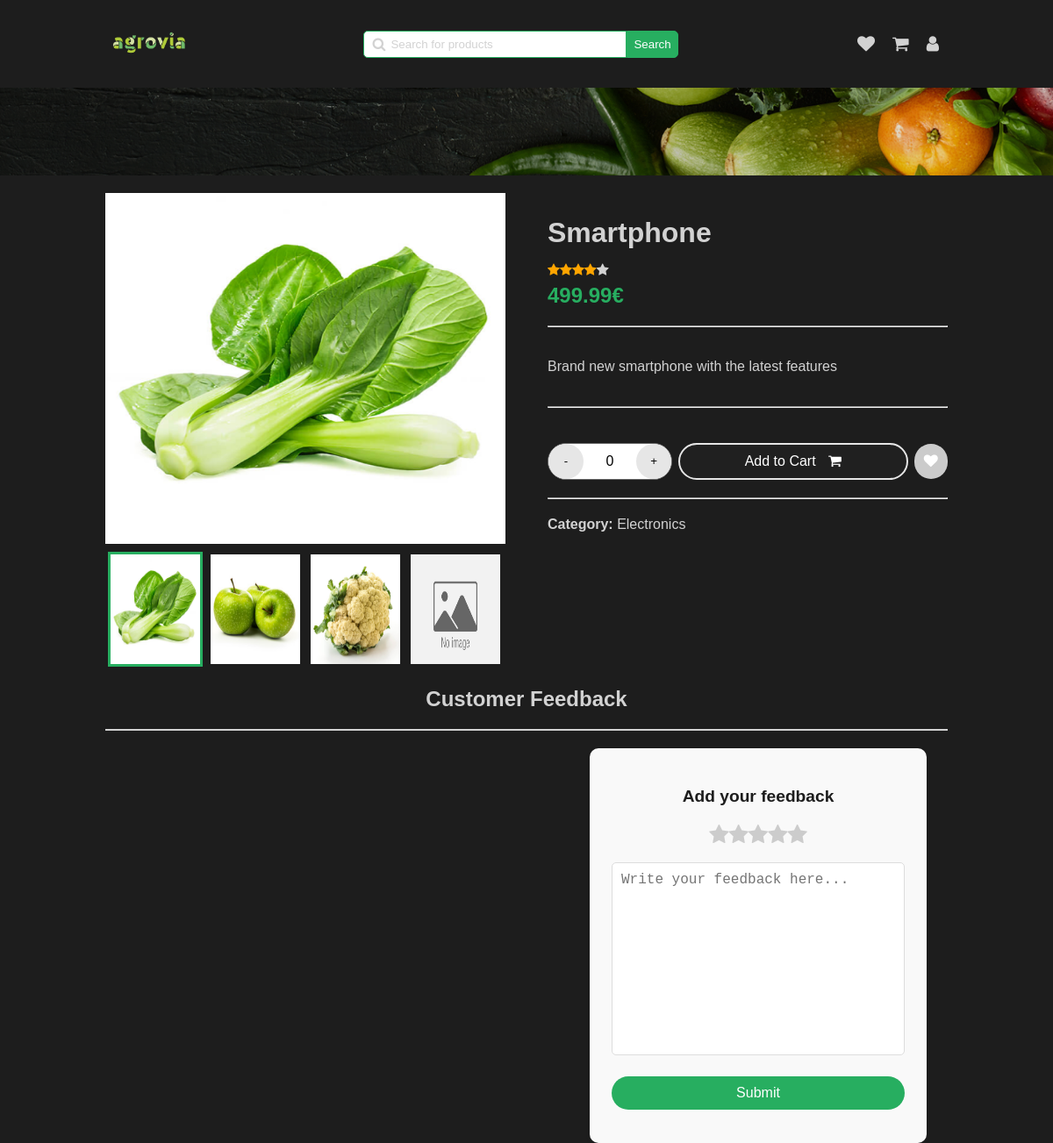
Screenshot of /pages/announce-view.php?id=1 (signed in) with the database file from the repository.
### tables this page shows
CREATE TABLE Announce (
  id INTEGER PRIMARY KEY,
  id_category INTEGER,
  image TEXT,
  title TEXT,
  description TEXT,
  price FLOAT,
  quantity INTEGER,
  rating INTEGER,
  out_of_stock BOOLEAN,
  FOREIGN KEY (id_category) REFERENCES Category(id)
);

CREATE TABLE Category (
  id INTEGER PRIMARY KEY,
  name TEXT
);

### pages/announce-view.php (the view, shortened to what this page needs)
<!DOCTYPE html>
<html lang="en">
<head>
    <link rel="stylesheet" href="../../styles/announce.css" onload="load_theme()">
    <link rel="stylesheet" href="../../styles/main-header.css">
    <link rel="stylesheet" href="../styles/alert.css">
    <link rel="stylesheet" href="https://cdnjs.cloudflare.com/ajax/libs/font-awesome/4.7.0/css/font-awesome.min.css">
</head>
<body>
    <header>
        <a href="../pages/home.php"><img src="../../assets/logo/agrovia-green.png" alt="logo"></a>
        <div class="search-bar">
            <span>
                <i class="fa fa-search"></i>
                <input type="text" name="search" id="search" placeholder="Search for products"
                    onkeydown="if(event.keyCode === 13) search()">
            </span>
            <button onclick="search()">Search</button>
        </div>
        <div class="user">
            <a href="../../pages/user/wishlist.html">
                <i class="fa fa-heart"></i>
            </a>
            <a href="../../pages/user/cart.html">
                <i class="fa fa-shopping-cart"></i>
            </a>
            <a href="../pages/dashboard.php">
                <i class="fa fa-user"></i>
            </a>
        </div>
    </header>
    <div class="separator-background"></div>
    <div class="main-container">
        <?php
        require "../php/announce.php";
        $announce = get_announce_by_id($_GET['id']);
        $category = get_announce_category($_GET['id']);
        $is_in_wishlist = is_announce_in_wish_list($_GET['id']);
        $is_in_cart = is_announce_in_cart($_GET['id']);
        ?>
        <section class="gallery">
        </section>
        <section class="quick-view">
            <div class="main-infos">
                <h1><?php echo $announce['title'] ?></h1>
                <div class="rating"><?php echo generate_star($announce['rating']) ?></div>
                <div class="price"><?php echo $announce['price'] ?>€</div>
            </div>
            <hr>
            <div class="description">
                <p><?php echo $announce['description'] ?></p>
            </div>
            <hr>
            <div class="actions">
                <div class="manage-quantity">
                    <button class="increment" onclick="decrement_quantity()">-</button>
                    <span id="count">0</span>
                    <button class="decrement" onclick="increment_quantity()">+</button>
                </div>
                <button class="cart" id="button-cart-id" style="<?php if ($is_in_cart)
                    echo "background-color: rgba(45, 45, 45, 0.20); border: 2px solid var(--light-stroke); " ?>"
                        onclick="add_cart_item_by_id(<?php echo $_GET['id'] ?>)">
                    Add to Cart
                    <i class="fa fa-shopping-cart"></i>
                </button>
                <button class="wish" onclick="add_wishlist_item(<?php echo $_GET['id'] ?>)">
                    <i class="fa fa-heart" id="<?php echo $_GET['id'] ?>-wish-icon" style="<?php if ($is_in_wishlist)
                           echo "color: var(--secondary);" ?>"></i>
                    </button>
                </div>
                <hr>
                <div class="category">
                    <span>
                        <strong>Category:</strong>
                    <?php echo "<span>" . $category['name'] . "</span>" ?>
                </span>
            </div>
        </section>
    </div>
    <h2 class="title-feedback">Customer Feedback</h2>
    <hr class="feedback-separator">
    <div class="customer-feedback">
        <section class="feedback-section">
        </section>
        <section class="add-feedback">
            <h3>Add your feedback</h3>
            <div class="rating-stars">
                <i class='fa fa-star'></i>
                <i class='fa fa-star'></i>
                <i class='fa fa-star'></i>
                <i class='fa fa-star'></i>
                <i class='fa fa-star'></i>
            </div>
            <textarea name="feedback" id="feedback" cols="30" rows="10"
                placeholder="Write your feedback here..."></textarea>
            <button onclick="submit_feedback()">Submit</button>
        </section>
    </div>
</body>
</html>

### styles/announce.css (style rules this page uses)
.main-container { display: flex; margin-top: 120px; width: 100%; justify-content: flex-start; }
img { max-width: 100%; vertical-align: top; }
.gallery { display: flex; width: 50%; position: relative; justify-content: center; }
@media screen and (min-width: 600px) { .gallery { padding-top: 400px; } }
.quick-view { margin-left: 5%; width: 50%; display: flex; flex-direction: column; }
.quick-view .main-infos { display: flex; flex-direction: column; }
.quick-view .main-infos h1 { font-size: 2rem; margin-bottom: 15px; }
.quick-view hr { margin: 20px 0; width: 100%; color: var(--text); }
.quick-view .price { font-size: 1.5rem; font-weight: 700; color: var(--secondary); }
.quick-view .actions { display: flex; justify-content: space-between; margin-top: 20px; align-items: center; }
.quick-view .actions .manage-quantity { display: flex; align-items: center; justify-content: space-between; background-color: var(--white); border-radius: 35px; width: 150px; border: 1px solid var(--gray); }
.quick-view .actions .manage-quantity button { padding: 12px; width: 40px; height: 40px; border-radius: 50%; border: none; cursor: pointer; background-color: var(--light-stroke); }
.quick-view .actions .manage-quantity span { width: 25px; text-align: center; border: none; background-color: transparent; color: black; }
.quick-view .actions .cart { background-color: var(--secondary); color: var(--white); padding: 10px 20px; border-radius: 35px; width: 60%; border: none; cursor: pointer; font-size: 1rem; margin: 0 7px; }
.quick-view .actions .cart i { margin-left: 10px; }
.quick-view .actions .wish { background-color: rgb(203, 203, 203); color: var(--white); border-radius: 35px; width: 40px; height: 40px; border: none; cursor: pointer; font-size: 1rem; }
.customer-feedback { display: flex; margin-top: 20px; width: 100%; }
h2.title-feedback { text-align: center; }
hr.feedback-separator { width: 100%; border: 1px solid var(--text); }
.customer-feedback .feedback-section { display: flex; flex-direction: column; margin-top: 20px; width: 55%; }
.customer-feedback .add-feedback { width: 40%; height: 450px; margin: 0 auto; padding: 25px; background-color: #f9f9f9; border-radius: 10px; box-shadow: 0 2px 5px rgba(0, 0, 0, 0.1); position: sticky; z-index: 1000; top: 25%; }
.customer-feedback .add-feedback h3 { text-align: center; font-size: 1.2rem; margin-bottom: 20px; color: var(--primary); }
.customer-feedback .add-feedback textarea { width: 100%; height: 55%; padding: 10px; font-size: 1rem; border: 1px solid #ddd; resize: none; border-radius: 5px; margin-bottom: 20px; }
.customer-feedback .add-feedback button { padding: 10px 20px; font-size: 1rem; background-color: var(--secondary); color: white; border: none; border-radius: 50px; cursor: pointer; transition: background-color 0.3s ease; width: 100%; }
.customer-feedback .add-feedback .rating-stars { display: flex; justify-content: center; margin-bottom: 20px; }
.customer-feedback .add-feedback .rating-stars .fa-star { font-size: 1.5rem; color: #ccc; transition: color 0.3s ease; cursor: pointer; }

### styles/main-header.css (style rules this page uses)
header { display: flex; justify-content: space-between; align-items: center; }
header a img { width: 100px; }
header .search-bar { display: flex; align-items: center; }
header .search-bar span { display: flex; align-items: center; position: relative; }
header .search-bar span i { position: absolute; left: 10px; color: var(--text); }
header .search-bar span input { padding: 7px; border: 1px solid var(--secondary); border-radius: 5px 0 0 5px; padding-left: 30px; min-width: 300px; }
header .search-bar span input::placeholder { color: var(--text); position: absolute; left: 30px; }
header .search-bar button { padding: 7px; border-radius: 0 5px 5px 0; background-color: var(--secondary); color: var(--white); border: 1px solid var(--secondary); cursor: pointer; }
header .user { display: flex; align-items: center; }
header .user a { text-decoration: none; padding: 10px; }
header .user a i { font-size: 20px; color: var(--text); }
.separator-background { background-image: url("../../assets/backgrounds/separator-background.png"); background-size: cover; background-position: center; background-repeat: no-repeat; width: 100%; height: 100px; position: absolute; left: 0; }

### rows the page displays
announce: title "Smartphone", rating 4 (drawn), price "499.99", description "Brand new smartphone with the latest features"
category: name "Electronics"
